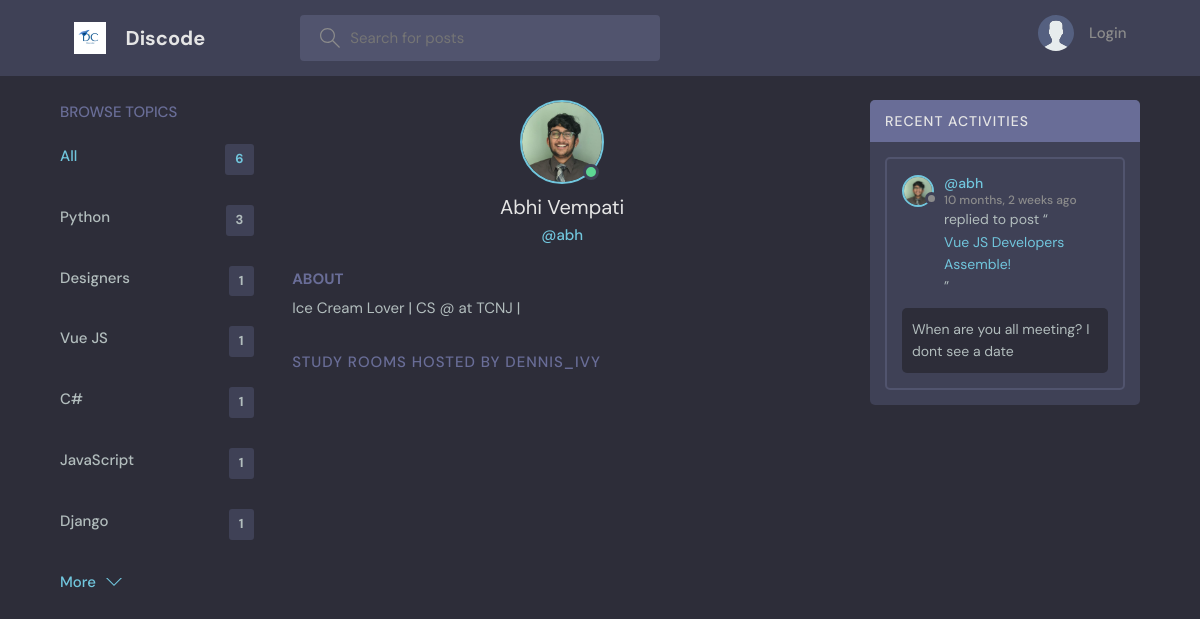
Screenshot of /profile/5/ with the database file from the repository.
### base/models.py (models this page shows, shortened)
class Topic(models.Model):
    name = models.CharField(max_length=200)

class User(AbstractUser):
    name = models.CharField(max_length=200, null=True)
    email = models.EmailField(unique=True, null=True)
    bio = models.TextField(null=True)
    avatar = models.ImageField(null=True, default="avatar.svg")
    REQUIRED_FIELDS = []

class Message(models.Model):
    user = models.ForeignKey(User, on_delete=models.CASCADE)
    room = models.ForeignKey(Room, on_delete=models.CASCADE)
    body = models.TextField()
    updated = models.DateTimeField(auto_now=True)
    created = models.DateTimeField(auto_now_add=True)
    class Meta:
        ordering = ['-updated', '-created']

class Room(models.Model):
    objects = None
    host = models.ForeignKey(User, on_delete=models.CASCADE, null=True)
    topic = models.ForeignKey(Topic, on_delete=models.SET_NULL, null=True)
    name = models.CharField(max_length=200)
    description = models.TextField(null=True, blank=True)
    participants = models.ManyToManyField(
        User, related_name='participants', blank=True)
    updated = models.DateTimeField(auto_now=True)
    created = models.DateTimeField(auto_now_add=True)
    class Meta:
        ordering = ['-updated', '-created']
    def __str__(self):
        return self.name

### base/views.py (the view)
# urls.py: path('profile/<str:pk>/', views.userProfile, name="user-profile"),
def userProfile(request, pk):
    user = User.objects.get(id=pk)
    rooms = user.room_set.all()
    room_messages = user.message_set.all()
    topics = Topic.objects.all()
    context = {'user': user, 'rooms': rooms,
               'room_messages': room_messages, 'topics': topics}
    return render(request, 'base/profile.html', context)

### base/templates/base/profile.html (shortened to what this page needs)
{% extends 'main.html' %}
{% block content %}
<main class="profile-page layout layout--3">
  <div class="container">
    {% include 'base/topics_component.html' %}
    <div class="roomList">
      <div class="profile">
        <div class="profile__avatar">
          <div class="avatar avatar--large active">
            <img src="{{user.avatar.url}}" />
          </div>
        </div>
        <div class="profile__info">
          <h3>{{user.name}}</h3>
          <p>@{{user.username}}</p>
        </div>
        <div class="profile__about">
          <h3>About</h3>
          <p>
            {{user.bio}}
          </p>
        </div>
      </div>
      <div class="roomList__header">
        <div>
          <h2>Study Rooms Hosted by dennis_ivy</a>
          </h2>
        </div>
      </div>
    </div>
    {% include 'base/activity_component.html' %}
  </div>
</main>
{% endblock content %}

### templates/main.html (shortened to what this page needs)
<!DOCTYPE html>
{% load static %}
<html lang="en">
<head>
    <link rel="stylesheet" href="{% static 'styles/style.css' %}" />
</head>
<body>
    {% include 'navbar.html' %}
    {% block content %}
    {% endblock %}
</body>
</html>

### templates/navbar.html (shortened to what this page needs)
{% load static %}
<header class="header header--loggedIn">
    <div class="container">
        <a href="{% url 'home' %}" class="header__logo">
            <img src="{% static 'images/logo.png' %}" />
            <h1>Discode</h1>
        </a>
        <form class="header__search" method="GET" action="{% url 'home' %}">
            <label>
                <input name="q" placeholder="Search for posts" />
            </label>
        </form>
        <nav class="header__menu">
            {% if request.user.is_authenticated %}
            <div class="header__user">
                <a href="{% url 'update-user' %}">
                    <div class="avatar avatar--medium active">
                        <img src="{{request.user.avatar.url}}" />
                    </div>
                    <p>{{request.user.username}} <span>@{{request.user.username}}</span></p>
                </a>
                <button class="dropdown-button">
                    <svg version="1.1" xmlns="http://www.w3.org/2000/svg" width="32" height="32" viewBox="0 0 32 32">
                        <title>chevron-down</title>
                        <path d="M16 21l-13-13h-3l16 16 16-16h-3l-13 13z"></path>
                    </svg>
                </button>
            </div>
            {% else %}
            <a href="{% url 'login' %}">
                <img src="{% static 'images/avatar.svg' %}" />
                <p>Login</p>
            </a>
            {% endif %}
        </nav>
    </div>
</header>

### base/templates/base/topics_component.html
<div class="topics">
    <div class="topics__header">
        <h2>Browse Topics</h2>
    </div>
    <ul class="topics__list">
        <li>
            <a href="{% url 'home' %}" class="active">All <span>{{topics.count}}</span></a>
        </li>
        {% for topic in topics %}
        <li>
            <a href="{% url 'home' %}?q={{topic.name}}">{{topic.name}}<span>{{topic.room_set.all.count}}</span></a>
        </li>
        {% endfor %}
    </ul>
    <a class="btn btn--link" href="{% url 'topics' %}">
        More
        <svg version="1.1" xmlns="http://www.w3.org/2000/svg" width="32" height="32" viewBox="0 0 32 32">
            <title>chevron-down</title>
            <path d="M16 21l-13-13h-3l16 16 16-16h-3l-13 13z"></path>
        </svg>
    </a>
</div>

### base/templates/base/activity_component.html (shortened to what this page needs)
<div class="activities">
    <div class="activities__header">
        <h2>Recent Activities</h2>
    </div>
    {% for message in room_messages %}
    <div class="activities__box">
        <div class="activities__boxHeader roomListRoom__header">
            <a href="{% url 'user-profile' message.user.id %}" class="roomListRoom__author">
                <div class="avatar avatar--small">
                    <img src="{{message.user.avatar.url}}" />
                </div>
                <p>
                    @{{message.user.username}}
                    <span>{{message.created|timesince}} ago</span>
                </p>
            </a>
        </div>
        <div class="activities__boxContent">
            <p>replied to post “<a href="{% url 'room' message.room.id %}">{{message.room}}</a>”</p>
            <div class="activities__boxRoomContent">{{message.body}}</div>
        </div>
    </div>
    {% endfor %}
</div>

### rows the page displays
Topic: name "Python", room_set.all.count "3"
Topic: name "Designers", room_set.all.count "1"
Topic: name "Vue JS", room_set.all.count "1"
Topic: name "C#", room_set.all.count "1"
Topic: name "JavaScript", room_set.all.count "1"
Topic: name "Django", room_set.all.count "1"
User: avatar (picture), name "Abhi Vempati", username "abh", bio "Ice Cream Lover | CS @ at TCNJ |"
Message: user.avatar (picture), user.username "abh", created "10 months, 2 weeks", room "Vue JS Developers Assemble!", body "When are you all meeting? I dont see a date"

### other values shown
{{ topics.count }} "6"
